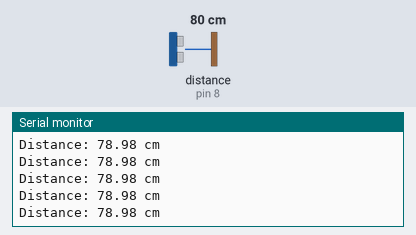
This program was run on a simulated Arduino Mega 2560, built with avr-gcc and run on an emulated ATmega2560. Shown: the last lines printed to the serial monitor. Wiring (inferred from the names in the program): ultrasonic range finder: trigger pin 9; echo pin 8. Inputs (shaded band) come from the test bench; at power-on: distance to the obstacle (sensor on pin 8) 80 cm. The echo pulse lasts 58.3 µs per cm.

Above: at 1.2 s.
1.3 s: distance to the obstacle (sensor on pin 8) set to 120 cm
At 1.49 s:
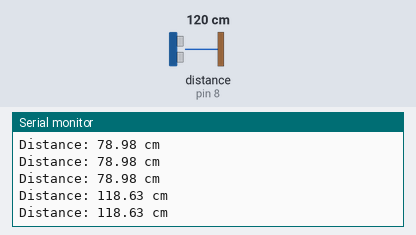
4.3 s: distance to the obstacle (sensor on pin 8) set to 35 cm
At 4.3 s:
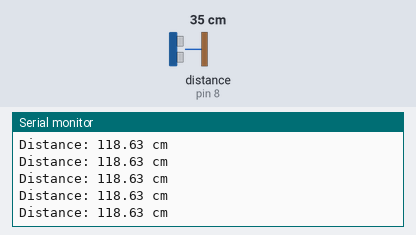
7.3 s: distance to the obstacle (sensor on pin 8) set to 250 cm
At 7.4 s:
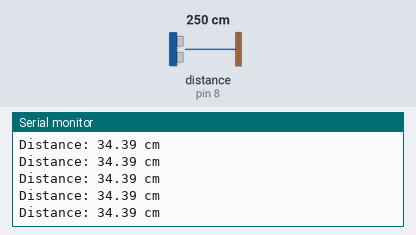
Timing chart, 0 to 10.3 s (numbered marks = the images above; inputs shaded):
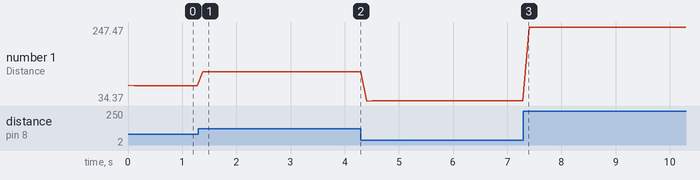

Measured:
- after the input at 1.3 s, the serial monitor: prints a new line after 0.08 s (image 1)
- plotted number 1: 78.98 → 118.63 after the input at 1.3 s, 118.63 → 34.39 after the input at 4.3 s, 34.39 → 247.47 after the input at 7.3 s

The program:

main.cpp
```cpp
#include <Arduino.h>

// This code works with an Arduino Mega 2560 R3
// Pin 1 (VCC) goes to 5V
// Pin 2 (Trig) goes to Digital(PWM-) 9
// Pin 3 (Echo) goes to Digital 8
// Pin 4 (Gnd) goes to GND

// The distance will be displayed in the serial monitor

#define TRIG_PIN 9
#define ECHO_PIN 8

void setup()
{
    Serial.begin(9600);
    pinMode(TRIG_PIN, OUTPUT);
    pinMode(ECHO_PIN, INPUT);
}

void loop()
{
    // Ensure TRIG is LOW briefly
    digitalWrite(TRIG_PIN, LOW);
    delayMicroseconds(2);

    // Send a 10µs pulse to TRIG
    digitalWrite(TRIG_PIN, HIGH);
    delayMicroseconds(10);
    digitalWrite(TRIG_PIN, LOW);

    // Mesure du temps du signal HIGH sur ECHO
    long duration = pulseIn(ECHO_PIN, HIGH);

    // Conversion en distance (cm)
    float distance = duration * 0.034 / 2;

    // Affichage sur le moniteur série
    Serial.print("Distance: ");
    Serial.print(distance);
    Serial.println(" cm");

    delay(100);
}
```
